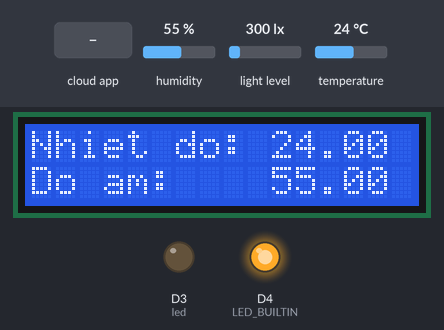
Recording of a sketch running on a simulated ESP8266 (NodeMCU). On the bench: 16×2 character LCD, output pins drawn as LEDs (lit = HIGH, except the on-board LED, lit = LOW). Inputs (shaded band) come from the test bench; at power-on: temperature 24 °C, humidity 55 %, light level 300 lx. WiFi joins after 1.5 s; servers stay silent unless stated; the Firebase database answers and starts empty; what the sketch prints to the serial monitor is not drawn.

Above: at 4.8 s.
4.9 s: temperature set to 1 °C
At 8.7 s:
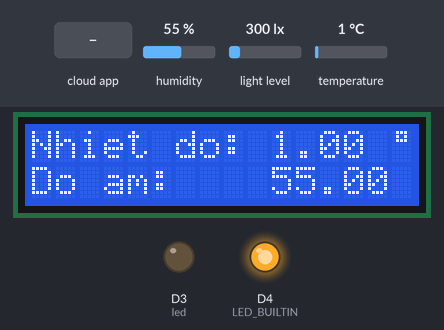
9.0 s: the phone or cloud app sets Led_Button to ON
At 10.9 s:
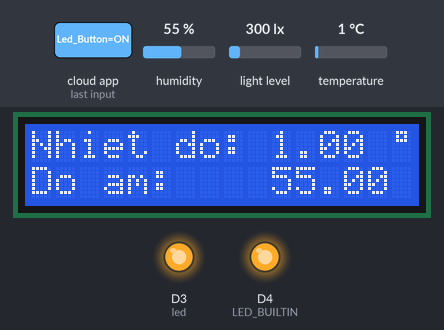
12.1 s: the phone or cloud app sets Led_Button to OFF
At 13.4 s:
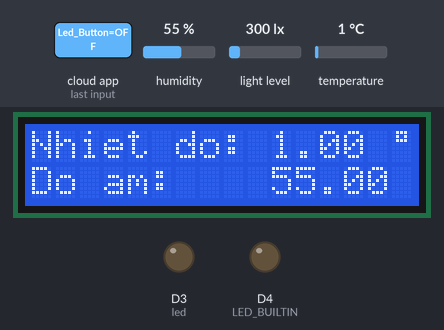
13.8 s: temperature set to 12 °C
At 15.1 s:
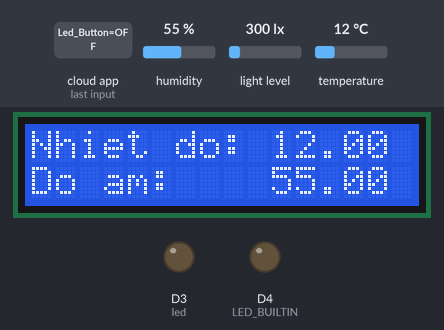
15.9 s: humidity set to 22 %
At 18.6 s:
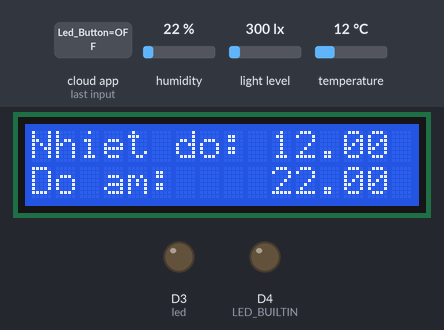
19.5 s: humidity set to 40 %
At 22.1 s:
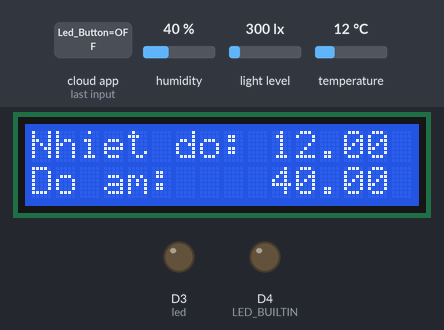
Timing chart, 0 to 23.6 s (numbered marks = the images above; inputs shaded):
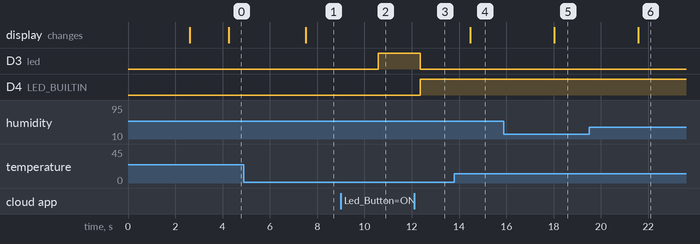

Measured:
- after the input at 4.9 s, the display: changes after 2.6 s (image 1)
- after the input at 9.0 s, D3 (led): LOW → HIGH after 1.6 s
- after the input at 12.1 s, D3 (led): HIGH → LOW after 0.27 s; D4 (LED_BUILTIN): LOW → HIGH after 0.27 s
- after the input at 13.8 s, the display: changes after 0.67 s (image 4)
- after the input at 15.9 s, the display: changes after 2.1 s (image 5)
- after the input at 19.5 s, the display: changes after 2.1 s (image 6)

The sketch:

LED.ino
```cpp
#include <ESP8266WiFi.h>
#include <FirebaseArduino.h>
#include <ArduinoJson.h>
#include <BH1750.h>
#include <Wire.h>
#include <ESP8266HTTPClient.h>
#include <ESP8266WebServer.h>
#include "DHT.h"
#include <Wire.h>
#include <LiquidCrystal_I2C.h>

LiquidCrystal_I2C lcd(0x27,16,2);
#define DHTPIN 14     // what digital pin we're connected to
#define DHTTYPE DHT11 // DHT 11
byte degree[8] = {
  0B01110,
  0B01010,
  0B01110,
  0B00000,
  0B00000,
  0B00000,
  0B00000,
  0B00000
};
#define FIREBASE_HOST "smartdoor-3769e-default-rtdb.firebaseio.com"
#define FIREBASE_AUTH "9dNc24Ut1y81UxKgQAio19SjVhgaC3rBqQog39vK"

#define WIFI_SSID "Quan"   //tên wifi
#define WIFI_PASSWORD "quanprovip" //password wifi
DHT dht(DHTPIN, DHTTYPE);
String Led_Button = "";
BH1750 lightMeter(0x23);
int led = D3;
void setup(){
   Serial.begin(9600);
   delay(1000);
   pinMode(LED_BUILTIN, OUTPUT);
   pinMode(led, OUTPUT);
   WiFi.begin(WIFI_SSID, WIFI_PASSWORD); //kết nối với wifi
   Serial.print("Connecting to ");
   Serial.print(WIFI_SSID);
   while (WiFi.status() != WL_CONNECTED) {
     Serial.print(".");
     delay(500);
   }
   Serial.println();
   Serial.print("Connected to ");
   Serial.println(WIFI_SSID);
   Serial.print("IP Address is : ");
   Serial.println(WiFi.localIP()); //In ra địa chỉ IP
   Firebase.begin(FIREBASE_HOST, FIREBASE_AUTH); // Kết nối tới firebase
   dht.begin();
   Wire.begin();
   if (lightMeter.begin()) {
    Serial.println(F("BH1750 initialised"));
   }
   else {
    Serial.println(F("Error initialising BH1750"));
   }
    Serial.println(F("BH1750 Test begin"));
   lcd.init();
   lcd.backlight();
   lcd.print("Nhiet do: ");
   lcd.setCursor(0,1);
   lcd.print("Do am: ");
   lcd.createChar(1, degree);
}

void loop()
{
  uint16_t lux = lightMeter.readLightLevel();     //unsigned short
  Firebase.setInt("lux",lux);
  Serial.print("Light: ");
  Serial.print(lux);
  Serial.println(" lx");
  delay(1000);

  Led_Button = Firebase.getString("Led_Button");
  if (Led_Button == "ON") { // Kiểm tra nếu trạng thái đèn là ON
     Firebase.setString("Led_Status","ON");
     Serial.println("Led Turned ON");
     digitalWrite(LED_BUILTIN, LOW); // make bultin led ON
     digitalWrite(led, HIGH); // make external led ON
   }
  else if (Led_Button == "OFF") { // Kiểm tra nếu trạng thái đèn là OFF
     if(lux>2){
         Firebase.setString("Led_Status","OFF");
         Serial.println("Led Turned OFF");
         digitalWrite(LED_BUILTIN, HIGH); // make bultin led OFF
         digitalWrite(led, LOW); // make external led OFF
          }
     else{
         Firebase.setString("Led_Status","ON");
         Serial.println("Led Turned ON");
         digitalWrite(LED_BUILTIN, LOW); // make bultin led ON
         digitalWrite(led, HIGH); // make external led ON
      }
     }
  float h = dht.readHumidity();
  Firebase.setInt("Do_Am",h);
  float t = dht.readTemperature();
  Firebase.setInt("Nhiet_Do",t);
  if (isnan(t) || isnan(h)){
  }
  else {
    lcd.setCursor(10,0);
    lcd.print(round(t));
    lcd.print(" ");
    lcd.write(1);
    lcd.print("C");
    lcd.setCursor(10,1);
    lcd.print(round(h));
    lcd.print(" %");
}
}
```
